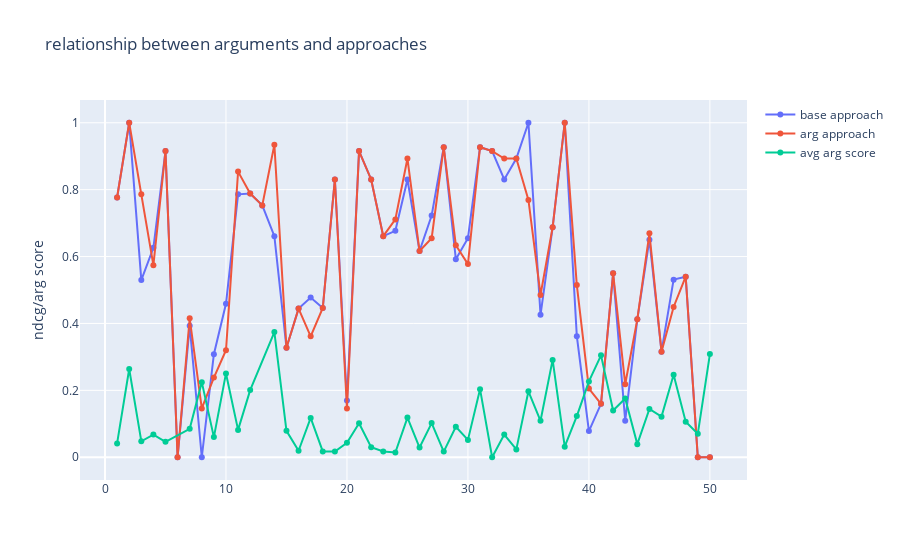

Write notebook code for a chart like this one.
### Code cell
arg_avgs_each_query=arg_labels_each_topic
plot_comparing()
